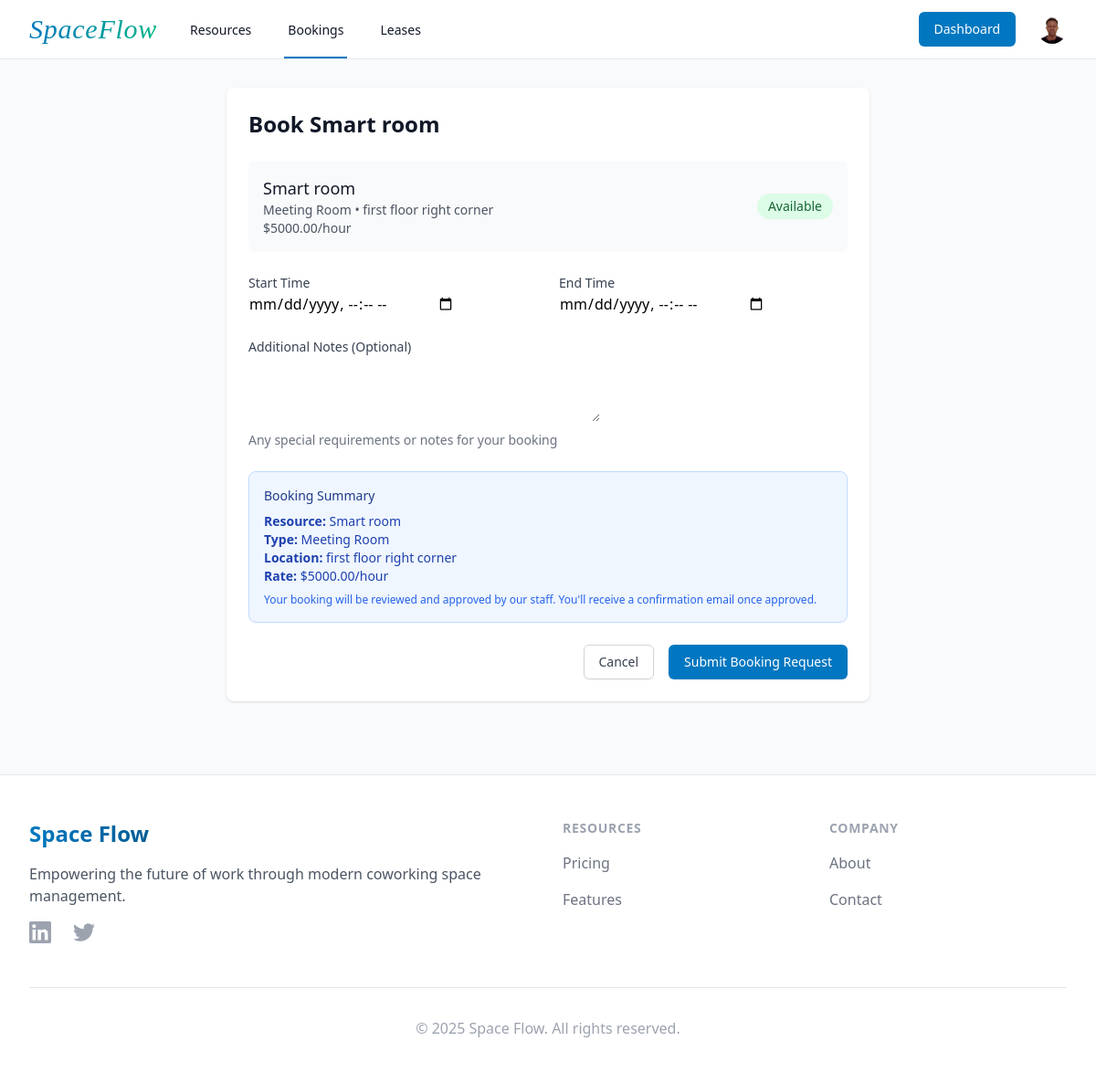
Screenshot of /bookings/create/2/ (signed in) with the database file from the repository.
### core_app/models.py (models this page shows, shortened)
class UserProfile(models.Model):
    ROLE_CHOICES = [
        ('member', 'Member'),
        ('staff', 'Staff'),
        ('admin', 'Admin'),
    ]
    STATUS_CHOICES = [
        ('active', 'Active'),
        ('suspended', 'Suspended'),
    ]
    user = models.OneToOneField(User, on_delete=models.CASCADE)
    role = models.CharField(max_length=10, choices=ROLE_CHOICES, default='member')
    phone_number = models.CharField(max_length=20, blank=True)
    address = models.TextField(blank=True)
    company_name = models.CharField(max_length=100, blank=True)
    profile_picture = models.ImageField(upload_to='profiles/', blank=True, null=True)
    account_status = models.CharField(max_length=20, choices=STATUS_CHOICES, default='active')
    created_at = models.DateTimeField(auto_now_add=True)
    updated_at = models.DateTimeField(auto_now=True)

class Resource(models.Model):
    RESOURCE_TYPES = [
        ('desk', 'Desk'),
        ('meeting_room', 'Meeting Room'),
        ('office', 'Private Office'),
    ]
    STATUS_CHOICES = [
        ('available', 'Available'),
        ('maintenance', 'Under Maintenance'),
        ('occupied', 'Occupied'),
    ]
    name = models.CharField(max_length=100)
    type = models.CharField(max_length=20, choices=RESOURCE_TYPES)
    description = models.TextField(blank=True)
    capacity = models.PositiveIntegerField(default=1)
    location = models.CharField(max_length=100)
    amenities = models.TextField(blank=True)
    price_per_hour = models.DecimalField(max_digits=10, decimal_places=2, null=True, blank=True)
    monthly_price = models.DecimalField(max_digits=10, decimal_places=2, null=True, blank=True)
    status = models.CharField(max_length=20, choices=STATUS_CHOICES, default='available')
    created_at = models.DateTimeField(auto_now_add=True)
    updated_at = models.DateTimeField(auto_now=True)
    class Meta:
        ordering = ('name',)

### core_app/views.py (the view)
# urls.py: path('bookings/create/<int:resource_id>/', views.booking_create, name='booking_create'),
@login_required
def booking_create(request, resource_id):
    resource = get_object_or_404(Resource, pk=resource_id)
    if request.method == 'POST':
        form = BookingForm(request.POST)
        if form.is_valid():
            booking = form.save(commit=False)
            booking.user = request.user
            booking.resource = resource
            booking.save()
            messages.success(request, 'Booking request submitted successfully.')
            return redirect('booking_list')
    else:
        form = BookingForm(initial={'resource': resource})
    return render(request, 'core_app/bookings/form.html', {'form': form, 'resource': resource})

### core_app/forms.py (shortened to what this page needs)
class BookingForm(forms.ModelForm):
    class Meta:
        model = Booking
        fields = ['resource', 'start_time', 'end_time', 'notes']
        widgets = {
            'start_time': forms.DateTimeInput(attrs={'type': 'datetime-local'}),
            'end_time': forms.DateTimeInput(attrs={'type': 'datetime-local'}),
            'notes': forms.Textarea(attrs={'rows': 3}),
        }

### core_app/templates/core_app/bookings/form.html (shortened to what this page needs)
{% extends 'core_app/base.html' %}
{% block content %}
<div class="max-w-3xl mx-auto px-4 sm:px-6 lg:px-8 py-8">
    <div class="bg-white shadow rounded-lg overflow-hidden">
        <div class="px-4 py-5 sm:p-6">
            <h2 class="text-2xl font-bold text-gray-900 mb-6">Book {{ resource.name }}</h2>
            <div class="mb-6 p-4 bg-gray-50 rounded-lg">
                <div class="flex items-center justify-between">
                    <div>
                        <h3 class="text-lg font-medium text-gray-900">{{ resource.name }}</h3>
                        <p class="text-sm text-gray-600">{{ resource.get_type_display }} • {{ resource.location }}</p>
                        {% if resource.price_per_hour %}
                            <p class="text-sm text-gray-600">${{ resource.price_per_hour }}/hour</p>
                        {% endif %}
                    </div>
                    <span class="inline-flex items-center px-3 py-1 rounded-full text-sm font-medium bg-green-100 text-green-800">
                        {{ resource.get_status_display }}
                    </span>
                </div>
            </div>
            <form method="POST" class="space-y-6">
                <div class="grid grid-cols-1 gap-6 sm:grid-cols-2">
                    <div>
                        <label for="{{ form.start_time.id_for_label }}" class="block text-sm font-medium text-gray-700">
                            Start Time
                        </label>
                        {{ form.start_time }}
                    </div>
                    <div>
                        <label for="{{ form.end_time.id_for_label }}" class="block text-sm font-medium text-gray-700">
                            End Time
                        </label>
                        {{ form.end_time }}
                    </div>
                </div>
                <div>
                    <label for="{{ form.notes.id_for_label }}" class="block text-sm font-medium text-gray-700">
                        Additional Notes (Optional)
                    </label>
                    {{ form.notes }}
                    <p class="mt-1 text-sm text-gray-500">
                        Any special requirements or notes for your booking
                    </p>
                </div>
                <div class="bg-blue-50 border border-blue-200 rounded-lg p-4">
                    <h4 class="text-sm font-medium text-blue-900 mb-2">Booking Summary</h4>
                    <div class="text-sm text-blue-800">
                        <p><strong>Resource:</strong> {{ resource.name }}</p>
                        <p><strong>Type:</strong> {{ resource.get_type_display }}</p>
                        <p><strong>Location:</strong> {{ resource.location }}</p>
                        {% if resource.price_per_hour %}
                            <p><strong>Rate:</strong> ${{ resource.price_per_hour }}/hour</p>
                        {% endif %}
                        <p class="mt-2 text-xs text-blue-600">
                            Your booking will be reviewed and approved by our staff. You'll receive a confirmation email once approved.
                        </p>
                    </div>
                </div>
                <div class="flex justify-end space-x-4">
                    <a href="{% url 'resource_detail' resource.id %}"
                        class="inline-flex justify-center py-2 px-4 border border-gray-300 shadow-sm text-sm font-medium rounded-md text-gray-700 bg-white hover:bg-gray-50 focus:outline-none focus:ring-2 focus:ring-offset-2 focus:ring-primary-500">
                        Cancel
                    </a>
                    <button type="submit"
                        class="inline-flex justify-center py-2 px-4 border border-transparent shadow-sm text-sm font-medium rounded-md text-white bg-primary-500 hover:bg-primary-600 focus:outline-none focus:ring-2 focus:ring-offset-2 focus:ring-primary-500">
                        Submit Booking Request
                    </button>
                </div>
            </form>
        </div>
    </div>
</div>
{% endblock %}

### core_app/templates/core_app/base.html (shortened to what this page needs)
<!DOCTYPE html>
<html lang="en">
<head>
    <script src="https://cdn.tailwindcss.com?v={% now 'U' %}"></script>
</head>
<body class="bg-gray-50 min-h-screen flex flex-col">
    <nav class="bg-white border-b border-gray-200 fixed w-full z-50">
        <div class="max-w-7xl mx-auto px-4 sm:px-6 lg:px-8">
            <div class="flex justify-between h-16">
                <div class="flex">
                    <div class="flex-shrink-0 flex items-center">
                        <a href="{% url 'home' %}" class="flex items-center">
                            <span class="text-2xl md:text-3xl font-serif italic tracking-wide bg-gradient-to-r from-primary-500 to-accent-500 bg-clip-text text-transparent hover:from-primary-600 hover:to-accent-600 transition-colors duration-300">
                            </span>
                        </a>
                    </div>
                    <div class="hidden sm:ml-8 sm:flex sm:space-x-8">
                        {% if user.is_authenticated %}
                            <a href="{% url 'resource_list' %}" class="text-gray-900 inline-flex items-center px-1 pt-1 border-b-2 {% if 'resource' in request.path %}border-primary-500{% else %}border-transparent{% endif %} text-sm font-medium hover:border-gray-300">
                                Resources
                            </a>
                            <a href="{% url 'booking_list' %}" class="text-gray-900 inline-flex items-center px-1 pt-1 border-b-2 {% if 'booking' in request.path %}border-primary-500{% else %}border-transparent{% endif %} text-sm font-medium hover:border-gray-300">
                                Bookings
                            </a>
                            {% if user.userprofile.role in 'staff,admin' %}
                                <a href="{% url 'lease_list' %}" class="text-gray-900 inline-flex items-center px-1 pt-1 border-b-2 {% if 'lease' in request.path %}border-primary-500{% else %}border-transparent{% endif %} text-sm font-medium hover:border-gray-300">
                                    Leases
                                </a>
                            {% endif %}
                        {% endif %}
                    </div>
                </div>
                <div class="hidden sm:ml-6 sm:flex sm:items-center">
                    {% if user.is_authenticated %}
                        <a href="{% url 'dashboard' %}" class="inline-flex items-center px-4 py-2 border border-transparent text-sm font-medium rounded-md text-white bg-primary-500 hover:bg-primary-600 focus:outline-none focus:ring-2 focus:ring-offset-2 focus:ring-primary-500 mr-3">
                            Dashboard
                        </a>
                        <div x-data="{ open: false }" class="ml-3 relative">
                            <button @click="open = !open" @click.away="open = false"
                                class="flex text-sm rounded-full focus:outline-none focus:ring-2 focus:ring-offset-2 focus:ring-primary-500">
                                {% if user.userprofile.profile_picture %}
                                    <img class="h-8 w-8 rounded-full" src="{{ user.userprofile.profile_picture.url }}" alt="">
                                {% else %}
                                    <div class="h-8 w-8 rounded-full bg-primary-500 flex items-center justify-center text-white">
                                        {{ user.username|make_list|first|upper }}
                                    </div>
                                {% endif %}
                            </button>
                        </div>
                    {% endif %}
                </div>
            </div>
        </div>
    </nav>
    <div class="pt-16">
        <main class="flex-grow">
            {% block content %}{% endblock %}
        </main>
        <footer class="bg-white border-t mt-12">
            <div class="max-w-7xl mx-auto px-4 sm:px-6 lg:px-8 py-12">
                <div class="grid grid-cols-1 md:grid-cols-4 gap-8">
                    <div class="col-span-1 md:col-span-2">
                        <span class="text-2xl font-bold bg-gradient-to-r from-primary-500 to-primary-600 bg-clip-text text-transparent">
                        </span>
                        <p class="mt-4 text-gray-600">
                            Empowering the future of work through modern coworking space management.
                        </p>
                        <div class="mt-4 flex space-x-6">
                            <a href="#" class="text-gray-400 hover:text-primary-500 transition-colors">
                            </a>
                            <a href="#" class="text-gray-400 hover:text-primary-500 transition-colors">
                            </a>
                        </div>
                    </div>
                    <div>
                        <h3 class="text-sm font-semibold text-gray-400 uppercase tracking-wider">Resources</h3>
                        <ul class="mt-4 space-y-4">
                            <li>
                                <a href="#pricing" class="text-base text-gray-500 hover:text-gray-900">
                                    Pricing
                                </a>
                            </li>
                            <li>
                                <a href="#features" class="text-base text-gray-500 hover:text-gray-900">
                                    Features
                                </a>
                            </li>
                        </ul>
                    </div>
                    <div>
                        <h3 class="text-sm font-semibold text-gray-400 uppercase tracking-wider">Company</h3>
                        <ul class="mt-4 space-y-4">
                            <li>
                                <a href="#" class="text-base text-gray-500 hover:text-gray-900">
                                    About
                                </a>
                            </li>
                            <li>
                                <a href="#" class="text-base text-gray-500 hover:text-gray-900">
                                    Contact
                                </a>
                            </li>
                        </ul>
                    </div>
                </div>
                <div class="mt-12 border-t border-gray-200 pt-8">
                    <p class="text-base text-gray-400 text-center">
                        &copy; 2025 Space Flow. All rights reserved.
                    </p>
                </div>
            </div>
        </footer>
    </div>
</body>
</html>

### rows the page displays
Resource: name "Smart room", type "Meeting Room", location "first floor right corner", price_per_hour "5000.00", status "Available"
